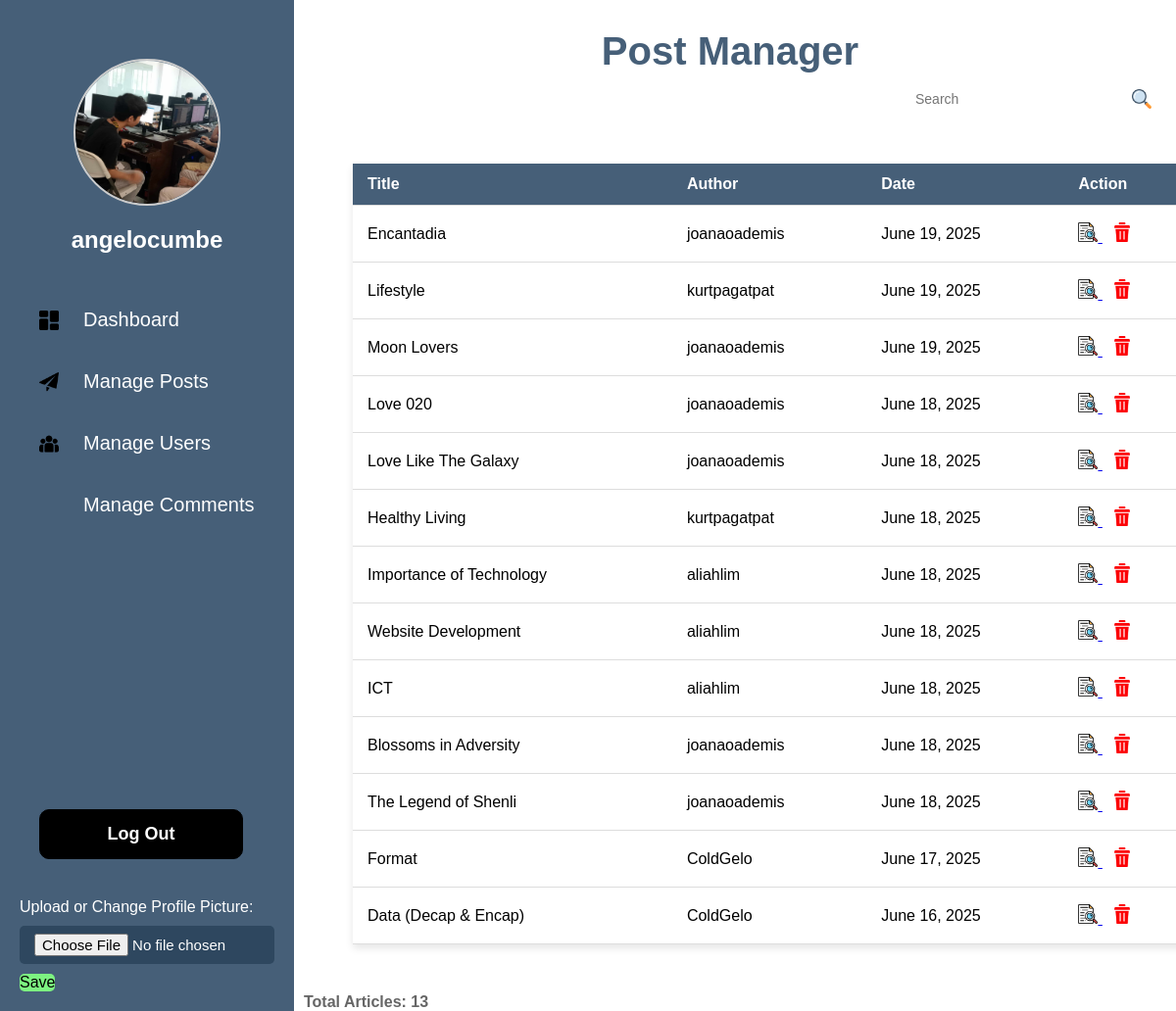
Before: /Admin/posts.php (signed in) with the older database file.
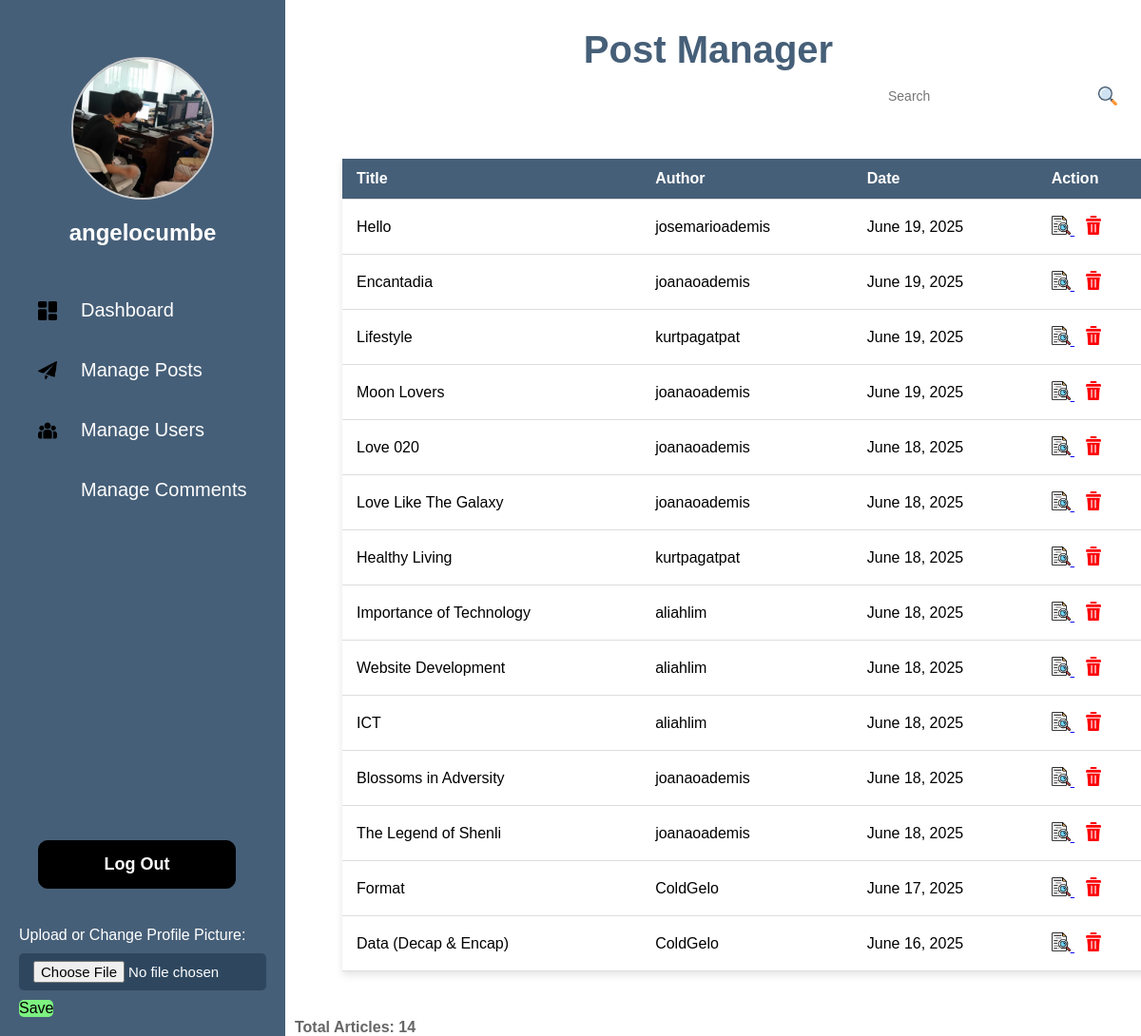
After: the same page with the newer database file.
### tables this page shows
CREATE TABLE `post` (
  `id` int(11) NOT NULL,
  `username` varchar(30) NOT NULL,
  `title` varchar(100) NOT NULL,
  `content` text NOT NULL,
  `image` varchar(255) DEFAULT NULL,
  `created_at` datetime NOT NULL DEFAULT curtime(),
  `users_id` int(11) DEFAULT NULL,
  `updated_at` datetime DEFAULT current_timestamp() ON UPDATE current_timestamp()
);

CREATE TABLE `users` (
  `id` int(11) NOT NULL,
  `username` varchar(30) NOT NULL,
  `pass` varchar(255) NOT NULL,
  `email` varchar(100) NOT NULL,
  `created_at` datetime NOT NULL DEFAULT curtime(),
  `role` varchar(50) DEFAULT NULL,
  `display_name` varchar(100) DEFAULT NULL,
  `gender` enum('male','female','not-specified') DEFAULT NULL,
  `bio` text DEFAULT NULL,
  `profile_picture` varchar(255) DEFAULT NULL
);

### db.php (called while the page is built, shortened)
<?php
require('db.connect.php');
function posts() {
    global $conn;
    $sql = "SELECT p.id AS post_id, p.title, p.created_at, u.username
            FROM post p
            LEFT JOIN users u ON p.users_id = u.id
            ORDER BY p.created_at DESC";
    $stmt = $conn->prepare($sql);
    $stmt->execute();
    $result = $stmt->get_result();
    return $result->fetch_all(MYSQLI_ASSOC);
}
?>

### Admin/posts.php (the view, shortened to what this page needs)
<?php
include ('../db.connect.php');
include ('../db.php');
$posts = posts();
?>
<!DOCTYPE html>
<html lang="en">
<head>
    <link rel="stylesheet" href="posts.css">
</head>
<body>
    <?php include("header.php") ?>
    <div class="container">
        <h1>Post Manager</h1>
        <div class="s-main">
            <img class="s-image" src="image/search.png" alt="">
            <input class="s-box" type="text" placeholder="Search">
        </div>
        <div class="table">
            <table class="post-mgt">
                <tr>
                    <th>Title</th>
                    <th>Author</th>
                    <th>Date</th>
                    <th>Action</th>
                </tr>
                <?php if (empty($posts)): ?>
                    <tr>
                        <td colspan="5" class="no-post">
                            No Articles found in the database.
                        </td>
                    </tr>
                <?php else: ?>
                    <?php foreach ($posts as $post): ?>
                        <tr>
                            <td class="post-title">
                                <?= htmlspecialchars($post['title']) ?></td>
                                <td><?= htmlspecialchars($post['username'] ?? 'Unknown') ?></td>
                                <td><?= date('F j, Y', strtotime($post['created_at'])) ?></td>
                            <td>
                                <div class="action-buttons">
                                    <a href="view.php?id=<?php echo $post['post_id']; ?>" class="edit">
                                        <img src="image/file.png" alt="Edit">
                                    </a>
                                    <form method="POST" class="delete-form" onsubmit="return confirm('Are you sure you want to delete this post?');">
                                        <button type="submit" name="delete" class="delete">
                                            <img src="image/delete.png" alt="Delete">
                                        </button>
                                    </form>
                                </div>
                            </td>
                        </tr>
                    <?php endforeach; ?>
                    <?php endif;?>
            </table>
        </div>
        <?php if (!empty($post)): ?>
            <p class="total-users">
                Total Articles: <?php echo count($posts); ?>
            </p>
        <?php endif; ?>
    </div>
</body>
</html>

Changed rows visible on the page:
added post: title "Hello", users.username "josemarioademis", created_at "June 19, 2025"
Other visible differences:
count($posts): "13" → "14"
